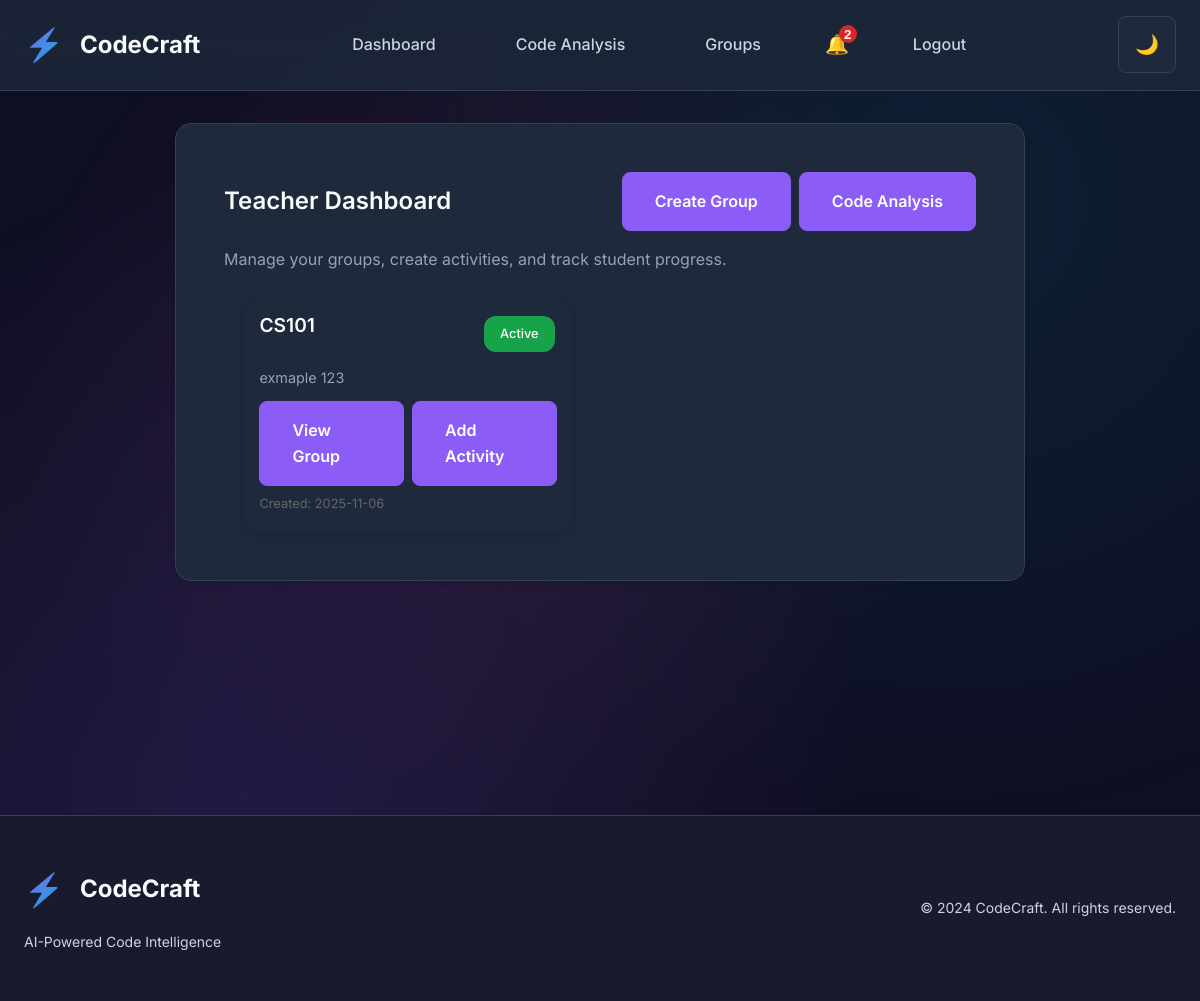
Page /teacher_dashboard (signed in) on the committed database.
### tables this page shows
CREATE TABLE groups (
                id INTEGER PRIMARY KEY AUTOINCREMENT,
                name TEXT NOT NULL,
                description TEXT,
                teacher_id INTEGER NOT NULL,
                created_at TEXT NOT NULL,
                is_active INTEGER NOT NULL DEFAULT 1,
                FOREIGN KEY(teacher_id) REFERENCES users(id)
            );

### app.py (the view)
@app.route('/teacher_dashboard')
@teacher_required
def teacher_dashboard():
    groups = get_teacher_groups(app.config['DATABASE'], g.user['id'])
    return render_template('teacher_dashboard.html', groups=groups)

### app.py (called while the page is built)
@app.before_request
def load_logged_in_user():
    g.user = None
    if 'user_id' in session:
        g.user = get_user_by_username(app.config['DATABASE'], session['user_id'])

def teacher_required(view_func):
    @wraps(view_func)
    def wrapped(*args, **kwargs):
        if not g.user:
            flash('Please log in to continue.', 'warning')
            return redirect(url_for('login'))
        if g.user.get('role') not in ['teacher', 'admin']:
            flash('Teacher access required.', 'error')
            return redirect(url_for('dashboard'))
        return view_func(*args, **kwargs)
    return wrapped

### models.py (called while the page is built)
def _connect(db_path: str) -> sqlite3.Connection:
    conn = sqlite3.connect(db_path)
    conn.row_factory = sqlite3.Row
    return conn

def get_user_by_username(db_path: str, username: str) -> Optional[Dict[str, Any]]:
    conn = _connect(db_path)
    try:
        cur = conn.execute("SELECT * FROM users WHERE username = ?", (username,))
        row = cur.fetchone()
        return dict(row) if row else None
    finally:
        conn.close()

def get_teacher_groups(db_path: str, teacher_id: int) -> List[Dict[str, Any]]:
    conn = _connect(db_path)
    try:
        cur = conn.execute(
            "SELECT * FROM groups WHERE teacher_id = ? ORDER BY created_at DESC",
            (teacher_id,)
        )
        rows = cur.fetchall()
        return [dict(row) for row in rows]
    finally:
        conn.close()

### templates/teacher_dashboard.html (shortened to what this page needs)
{% extends 'base.html' %}
{% block content %}
<section class="card" style="max-width: 1200px; margin: 0 auto;">
	<div style="display:flex; justify-content: space-between; align-items: center; margin-bottom: 16px;">
		<h2 style="margin:0;">Teacher Dashboard</h2>
		<div style="display:flex; gap: 8px;">
			<a href="{{ url_for('create_group_route') }}" class="button">Create Group</a>
			<a href="{{ url_for('code_analysis') }}" class="button">Code Analysis</a>
		</div>
	</div>
	<p class="muted" style="margin-top: 0;">Manage your groups, create activities, and track student progress.</p>
	{% if groups %}
	<div style="display: grid; grid-template-columns: repeat(auto-fill, minmax(300px, 1fr)); gap: 16px; margin-top: 20px;">
		{% for group in groups %}
		<div class="card" style="padding: 16px; border: 1px solid rgba(0,0,0,0.1);">
			<div style="display: flex; justify-content: space-between; align-items: start; margin-bottom: 12px;">
				<h3 style="margin: 0; font-size: 1.2em;">{{ group.name }}</h3>
				<span class="badge" style="background: #16a34a; color: white; font-size: 0.8em;">
					{{ 'Active' if group.is_active else 'Inactive' }}
				</span>
			</div>
			{% if group.description %}
			<p class="muted" style="margin: 8px 0; font-size: 0.9em;">{{ group.description }}</p>
			{% endif %}
			<div style="display: flex; gap: 8px; margin-top: 12px; flex-wrap: wrap;">
				<a href="{{ url_for('view_group', group_id=group.id) }}" class="button" style="flex: 1; min-width: 80px;">View Group</a>
				<a href="{{ url_for('create_activity_route', group_id=group.id) }}" class="button" style="flex: 1; min-width: 80px;">Add Activity</a>
			</div>
			<div style="margin-top: 8px; font-size: 0.8em; color: #666;">
				Created: {{ group.created_at[:10] }}
			</div>
		</div>
		{% endfor %}
	</div>
	{% else %}
	<div style="text-align: center; padding: 40px; color: #666;">
		<h3>No Groups Yet</h3>
		<p>Create your first group to start managing students and activities.</p>
		<a href="{{ url_for('create_group_route') }}" class="button">Create Your First Group</a>
	</div>
	{% endif %}
</section>
{% endblock %}

### static/style.css (style rules this page uses)
* { margin: 0; padding: 0; box-sizing: border-box; }
:root { --primary-purple: #8b5cf6; --primary-dark: #7c3aed; --primary-light: #a78bfa; --accent-purple: #c084fc; --accent-blue: #06b6d4; --accent-pink: #ec4899; --bg-primary: #0f0f23; --bg-secondary: #1a1a2e; --bg-tertiary: #16213e; --bg-surface: #1e293b; --bg-surface-hover: #334155; --text-primary: #f8fafc; --text-secondary: #cbd5e1; --text-muted: #94a3b8; --text-on-accent: #ffffff; --border-color: #334155; --border-light: #475569; --success: #10b981; --warning: #f59e0b; --error: #ef4444; --info: #3b82f6; --shadow-sm: 0 1px 2px 0 rgba(0, 0, 0, 0.05); --shadow-md: 0 4px 6px -1px rgba(0, 0, 0, 0.1); --shadow-lg: 0 10px 15px -3px rgba(0, 0, 0, 0.1); --shadow-xl: 0 20px 25px -5px rgba(0, 0, 0, 0.1); --shadow-purple: 0 0 20px rgba(139, 92, 246, 0.3); --spacing-xs: 0.5rem; --spacing-sm: 1rem; --spacing-md: 1.5rem; --spacing-lg: 2rem; --spacing-xl: 3rem; --spacing-2xl: 4rem; --radius-sm: 0.375rem; --radius-md: 0.5rem; --radius-lg: 0.75rem; --radius-xl: 1rem; --radius-2xl: 1.5rem; }
body { font-family: 'Inter', -apple-system, BlinkMacSystemFont, 'Segoe UI', Roboto, sans-serif; background: var(--bg-primary); color: var(--text-primary); line-height: 1.6; overflow-x: hidden; }
h1, h2, h3, h4, h5, h6 { font-weight: 600; line-height: 1.2; margin-bottom: var(--spacing-md); }
h2 { font-size: 2rem; max-width: 90%; margin: 0 auto; text-align: center; }
h3 { font-size: 1.5rem; }
p { margin-bottom: var(--spacing-md); color: var(--text-secondary); }
.button { display: inline-flex; align-items: center; justify-content: center; padding: var(--spacing-sm) var(--spacing-lg); border: none; border-radius: var(--radius-md); font-weight: 600; text-decoration: none; cursor: pointer; transition: all 0.2s ease; font-size: 1rem; gap: var(--spacing-sm); background: var(--primary-purple); color: white; border: 1px solid var(--primary-purple); }
.card { background: var(--bg-surface); border: 1px solid var(--border-color); border-radius: var(--radius-xl); padding: var(--spacing-xl); box-shadow: var(--shadow-md); width: 850px; max-width: 90%; margin: 0 auto; }
.badge { display: inline-block; padding: 4px 8px; border-radius: var(--radius-sm); font-size: 0.75rem; font-weight: 500; white-space: nowrap; flex-shrink: 0; margin: 2px; }
.card h2 { color: var(--text-primary); margin-bottom: var(--spacing-lg); font-size: 1.5rem; }
.badge { background: var(--primary-purple); color: white; padding: var(--spacing-xs) var(--spacing-sm); border-radius: var(--radius-lg); font-size: 0.75rem; font-weight: 500; }
.muted { color: var(--text-muted); }

### rows in the picture
groups: name "CS101", is_active "Active", description "exmaple 123", created_at "2025-11-06"
